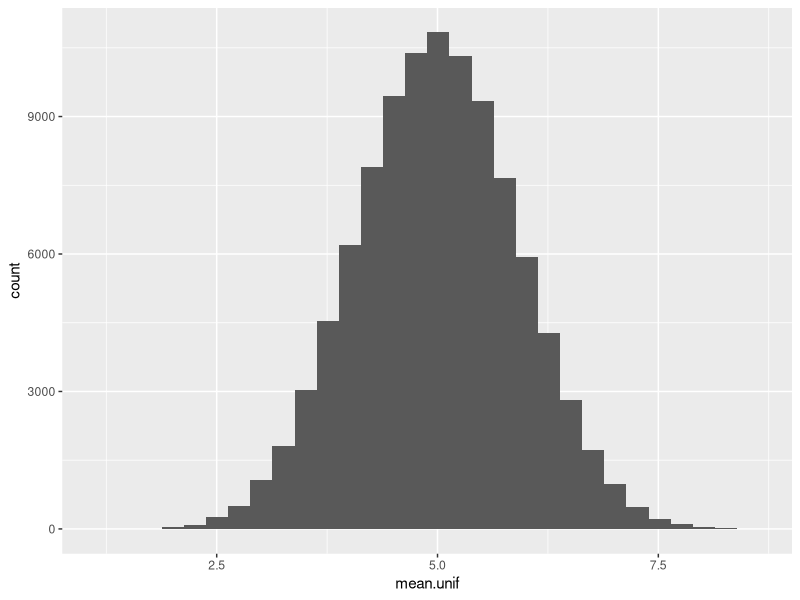
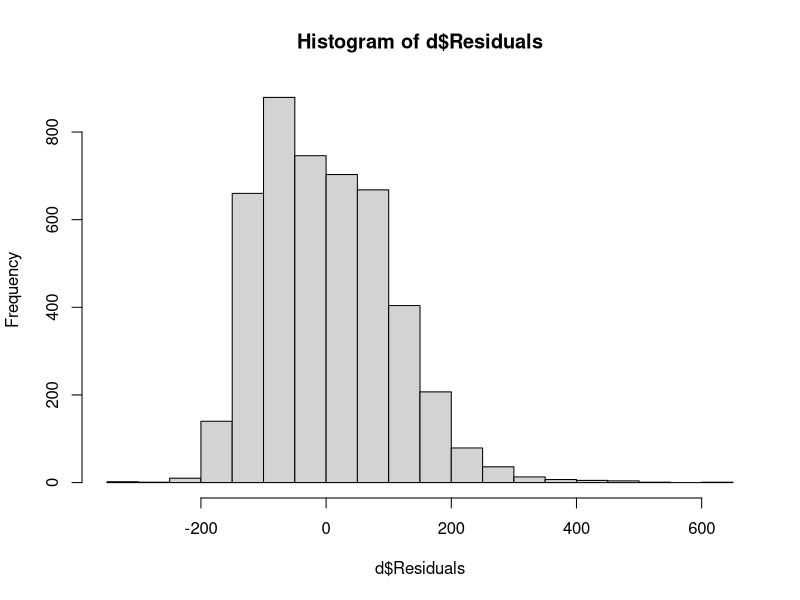
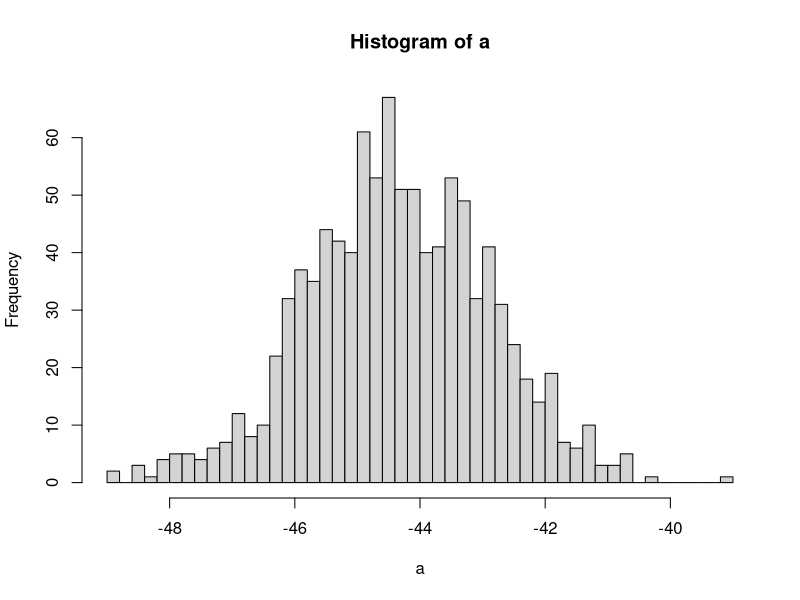
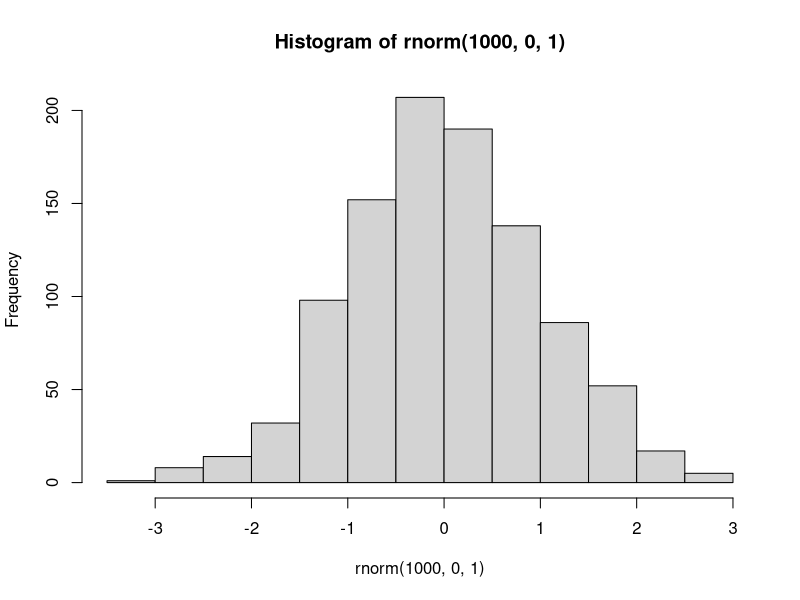
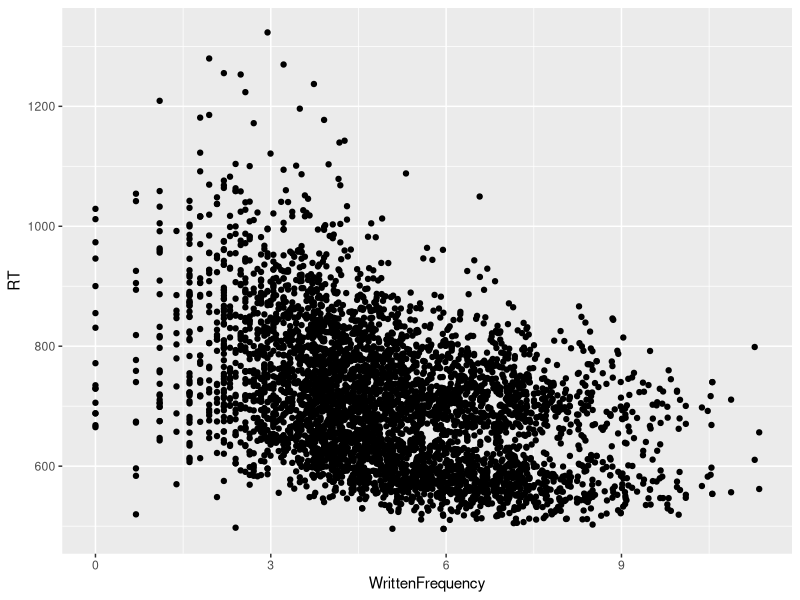
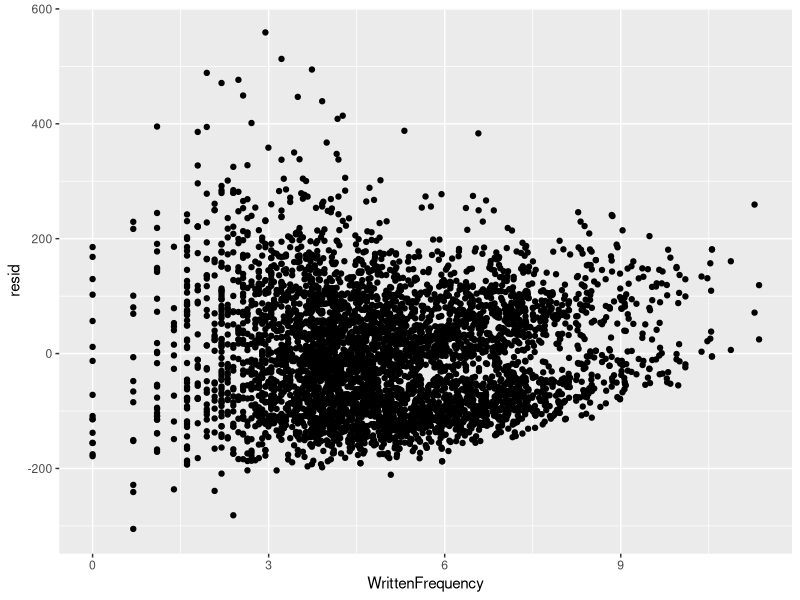

Write the R code that produced these figures, in order.
## ---- chunk 1
knitr::opts_chunk$set(echo = TRUE)
## ---- chunk 2
library(tidyverse)
d = read_csv("english.csv")
d$RTms = exp(d$RTlexdec)
## ---- chunk 3
# uniform draws
samples_drawn = 10
a = tibble(i=rep(1:100000, samples_drawn))
a = mutate(a, value = runif(n(), 0, 10))

filter(a, i == 1)

# take the means
a.means = group_by(a, i) %>%
  summarize(mean.unif = mean(value),
            sd.unif = sd(value))

ggplot(a.means, aes(x=mean.unif)) + geom_histogram()
sd(a.means$mean.unif)


mean(a.means$sd.unif)/sqrt(samples_drawn)

## ---- chunk 4
sd(d$RTms)/sqrt(nrow(d))
## ---- chunk 5
d$RT = d$RTms
l = (lm(data=d, RT ~ Familiarity))

d$Prediction = predict(l)
d$Residuals = d$RT - d$Prediction
summary(d$Residuals)

hist(d$Residuals)
## ---- chunk 6
l = lm(data=d, RT ~ Familiarity)
summary(l)
d$Resid = residuals(l)

# formula for standard error on the coefficient
sqrt(sum(d$Resid^2)/((nrow(d) - 2) * sum((d$Familiarity - mean(d$Familiarity))^2)))

# bootstrapping
a = NULL
for (i in 1:1000) {
  d.new = sample_n(d, nrow(d), replace=T)
  l = lm(data=d.new, RT ~ Familiarity)
  fam.coef = coef(l)[2]
  a = append(a, fam.coef)
}

hist(a, breaks=50)
sd(a)
summary(l)

-43.577/sd(a)

a

hist(rnorm(1000, 0, 1))
## ---- chunk 7

## ---- chunk 8

## ---- chunk 9

## ---- chunk 10
ggplot(d, aes(x=WrittenFrequency, y=RT)) + geom_point()

summary(lm(data=d, RT ~ Familiarity))
summary(lm(data=d, RT ~ WrittenFrequency))

l.written = lm(data=d, RT ~ WrittenFrequency)
d$resid = residuals(l.written)

ggplot(d, aes(x=WrittenFrequency, resid)) + geom_point()
